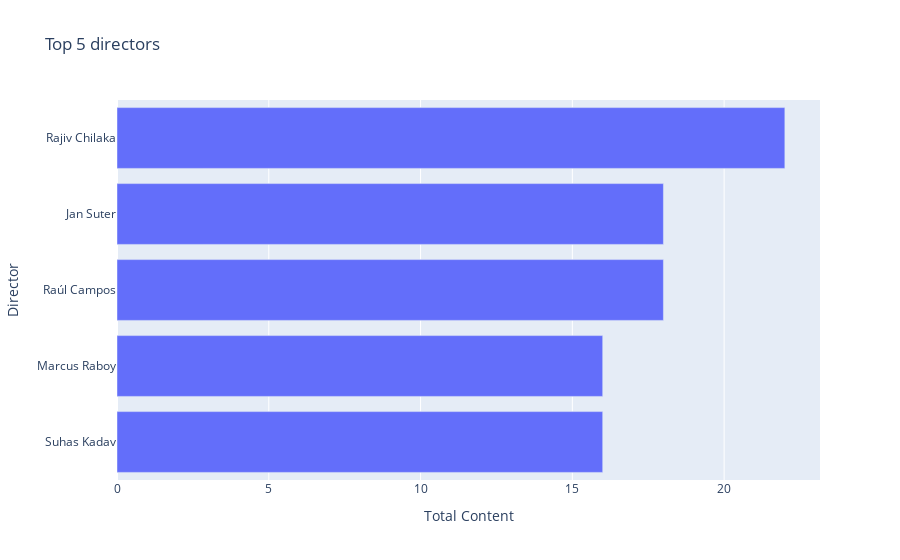

The notebook cell saved with this chart:
### Code cell
directors=filter_dir.groupby(["Director"]).size().reset_index(name='Total Content')
directors=directors[directors.Director != 'No Director Specified']
directors=directors.sort_values(by=['Total Content'],ascending=False)
directorsTop5=directors.head()
directorsTop5=directorsTop5.sort_values(by=['Total Content'])
fig = px.bar(directorsTop5,x='Total Content',y='Director',title ='Top 5 directors')
fig.show()

### Figure 1 — Plotly figure (JSON) as saved in the notebook; plotly's stock layout.template omitted (floating-point values rounded to 4 significant figures)
{"data": [{"alignmentgroup": "True", "hovertemplate": "Total Content=%{x}<br>Director=%{y}<extra></extra>", "legendgroup": "", "marker": {"color": "#636efa", "pattern": {"shape": ""}}, "name": "", "offsetgroup": "", "orientation": "h", "showlegend": false, "textposition": "auto", "type": "bar", "x": [16, 16, 18, 18, 22], "xaxis": "x", "y": ["Suhas Kadav", "Marcus Raboy", "Raúl Campos", " Jan Suter", "Rajiv Chilaka"], "yaxis": "y"}], "layout": {"barmode": "relative", "legend": {"tracegroupgap": 0}, "title": {"text": "Top 5 directors"}, "xaxis": {"anchor": "y", "domain": [0, 1], "title": {"text": "Total Content"}}, "yaxis": {"anchor": "x", "domain": [0, 1], "title": {"text": "Director"}}}}
